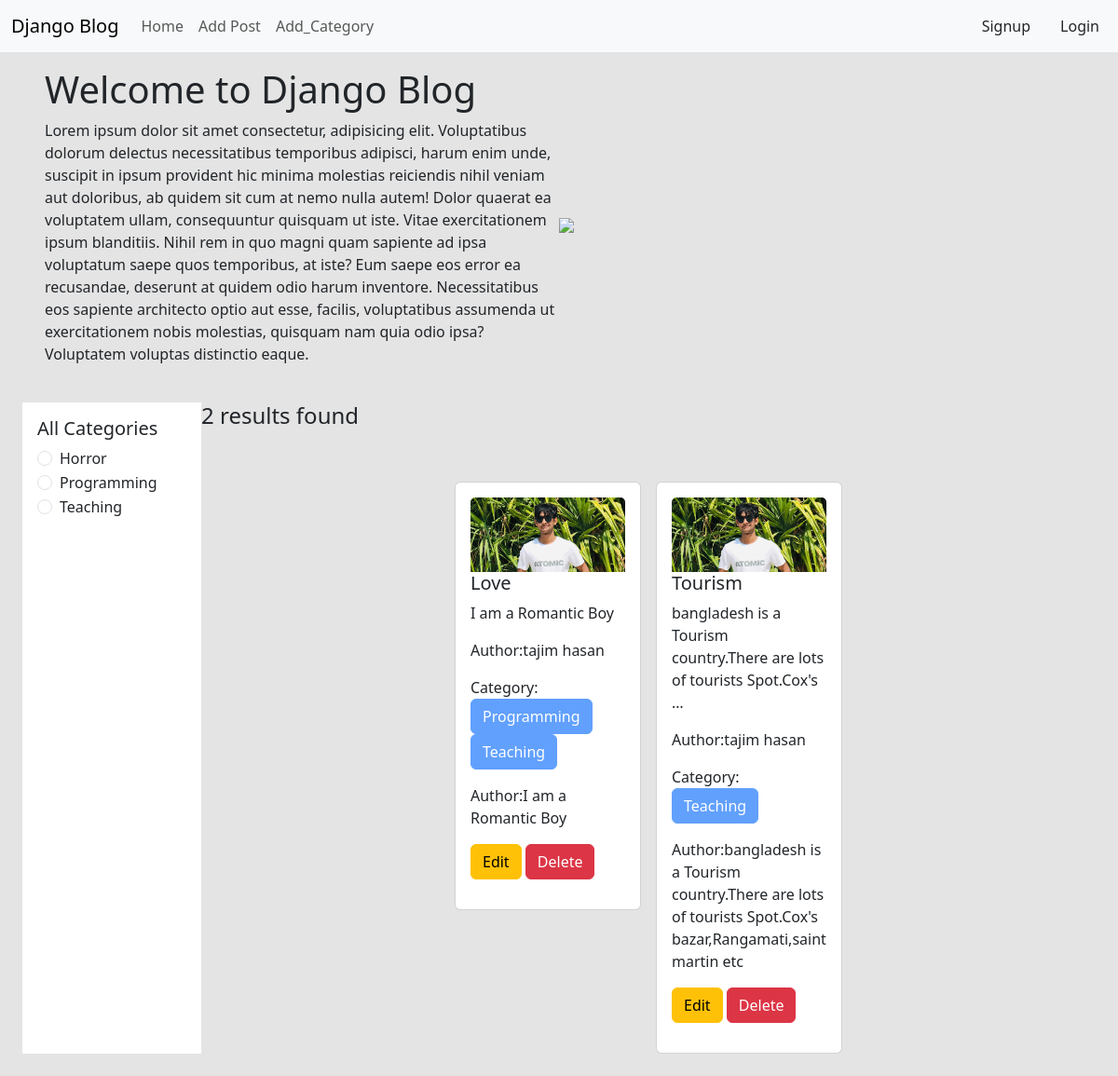
The page / on the database its author committed.
### categories/models.py (models this page shows, shortened)
class Category(models.Model):
    name=models.CharField(max_length=100)
    slug=models.SlugField(max_length=100,unique=True,null=True,blank=True)

### posts/models.py (models this page shows, shortened)
class Post(models.Model):
    title=models.CharField(max_length=50)
    content=models.TextField()
    category=models.ManyToManyField(Category)
    author=models.ForeignKey(User,on_delete=models.CASCADE)
    image = models.ImageField(upload_to='posts/media/uploads/', blank = True, null = True)

### blog_project/views.py (the view, shortened to what this page needs)
# urls.py: path('',views.home,name='home'),
def home(request,category_slug= None): # initially dhore nicchi je category_slug None thakbe karon hocche user first time home page e asle se normal page dekhbe, se filter korte chaile category te click korlei sei category er slug ta capture korbo ar seta tokhn ar None thakbe na
    data = Post.objects.all() # sob post gula ke niye aslam
    categories = Category.objects.all() # sob category dekhabo
    return render(request, 'home.html', {'data' : data, 'category' : categories})

### templates/home.html
{% extends "base.html" %}
{% load static %}
{% block content %}
<div class="d-flex flex-wrap px-5 pt-3 align-items-center">
  <div class="col-6">
    <h1>Welcome to Django Blog</h1>
    <p>Lorem ipsum dolor sit amet consectetur, adipisicing elit. Voluptatibus dolorum delectus necessitatibus temporibus adipisci, harum enim unde, suscipit in ipsum provident hic minima molestias reiciendis nihil veniam aut doloribus, ab quidem sit cum at nemo nulla autem! Dolor quaerat ea voluptatem ullam, consequuntur quisquam ut iste. Vitae exercitationem ipsum blanditiis. Nihil rem in quo magni quam sapiente ad ipsa voluptatum saepe quos temporibus, at iste? Eum saepe eos error ea recusandae, deserunt at quidem odio harum inventore. Necessitatibus eos sapiente architecto optio aut esse, facilis, voluptatibus assumenda ut exercitationem nobis molestias, quisquam nam quia odio ipsa? Voluptatem voluptas distinctio eaque.</p>
  </div>
  <div class="col-6">
    <img src="{% static 'car.jpg' %}" style="max-width: 50%; height: auto;" />
  </div>
</div>
<div class="d-flex flex-wrap p-4">
  <div class="col-2 bg-white p-3" >
    <h5>All Categories</h5>
  {% for cat in category %}
  <div class="form-check">
    <input class="form-check-input" type="radio" name="category" id=" {{cat.name}}">
    <label class="form-check-label" for=" {{cat.name}}">
      <a href="{% url 'category_wise_post' cat.slug %}" class="text-decoration-none text-dark" >{{cat.name}}</a>
    </label>
  </div>
  {% endfor %}
</div>
<div class='col-10'>
<h4>{{data | length}} results found</h4>
<div class="d-flex d-wrap justify-content-center pt-5 mx-5">
  {% for post in data %}
  <div class="col-sm-3 ">
    <div class="card mx-2">
      <div class="card-body">
        <img src="{{post.image.url}}" class="card-img-top" alt="...">
        <h5 class="card-title"><a href="{% url 'detail_post' post.id %}" class="text-decoration-none text-dark">{{post.title}}</a></h5>
            <p class="card-text">{{post.content |truncatewords:10}}</p>
        <p> Author:{{post.author.first_name}} {{post.author.last_name}}
        <p> Category:
          {% for cat in post.category.all%}
         <button class='btn btn-primary' disabled> {{cat.name}}</button>
          {% endfor%}
          <p> Author:{{post.content}}
            <p>
            <a href="{% url 'edit_Post' post.id %}" class='btn btn-warning' >Edit</a>
            <a href="{% url 'delete_Post' post.id %}" class='btn btn-danger' >Delete</a>
            </p>
      </div>
    </div>
  </div>
  {% endfor %}
</div>
</div>
{% endblock%}

### templates/base.html (shortened to what this page needs)
<!doctype html>
<html lang="en">
  <head>
    <link href="https://cdn.jsdelivr.net/npm/bootstrap@5.3.3/dist/css/bootstrap.min.css" rel="stylesheet">
  </head>
  <body style="background-color : #e4e4e4">
      <nav class="navbar navbar-expand-lg bg-body-tertiary">
        <div class="container-fluid">
          <a class="navbar-brand" href="{% url 'home' %}">Django Blog</a>
          <div class="collapse navbar-collapse" id="navbarSupportedContent">
            <ul class="navbar-nav me-auto mb-2 mb-lg-0">
              <li class="nav-item">
                <a class="nav-link" href="{% url 'home' %}">Home</a>
              </li>
              <li class="nav-item">
                <a class="nav-link" href="{% url 'Add_Post' %}">Add Post</a>
              </li>
              <li class="nav-item">
                <a class="nav-link" href="{% url 'Add_Categories' %}">Add_Category</a>
              </li>
            </ul>
            <div class="d-flex">
              <ul class="navbar-nav me-auto mb-2 mb-lg-0">
                {% if request.user.is_authenticated %}
                <li class="nav-item mx-3">
                  <a
                    class="nav-link btn btn-warning text-dark"
                    href="{% url 'Profile' %}"
                    >Profile</a
                  >
                </li>
                <li class="nav-item mx-3">
                  <a
                    class="nav-link btn btn-danger text-dark"
                    href="{% url 'Logout' %}"
                    >Logout</a
                  >
                </li>
                {% else %}
                <li class="nav-item mx-3">
                  <a
                    class="nav-link btn btn-warning text-dark"
                    href="{% url 'Register' %}"
                    >Signup</a
                  >
                </li>
                <li class="nav-item">
                  <a
                    class="nav-link btn btn-primary text-dark"
                    href="{% url 'Login' %}"
                    >Login</a
                  >
                </li>
                {% endif %}
          </div>
        </div>
      </nav>
  {% block content %}
  {% endblock content %}
  </body>
</html>

### rows shown on the page
Category: name "Horror"
Category: name "Programming"
Category: name "Teaching"
Post: image (picture), title "Love", content "I am a Romantic Boy", author.first_name "tajim", author.last_name "hasan"
Post: image (picture), title "Tourism", content "bangladesh is a Tourism country.There are lots of tourists Spot.Cox's …", author.first_name "tajim", author.last_name "hasan", content "bangladesh is a Tourism country.There are lots of tourists Spot.Cox's bazar,Rangamati,saintmartin etc"

### other values the page prints
{{ data | length }} "2"
